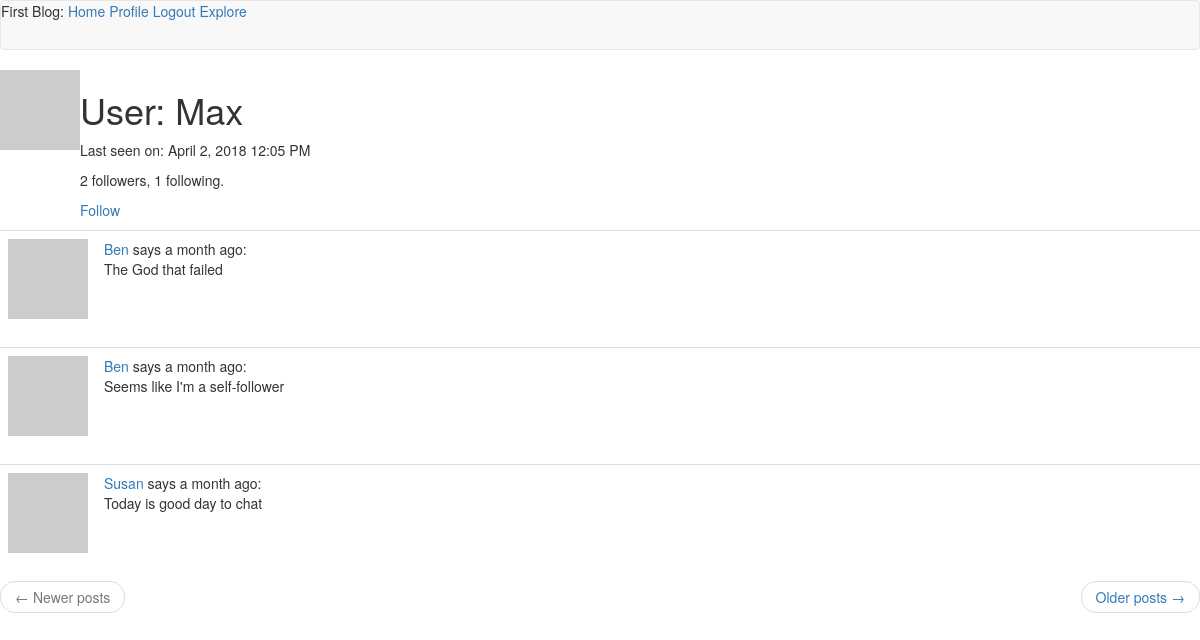
The app's page /user/Max (signed in), older data.
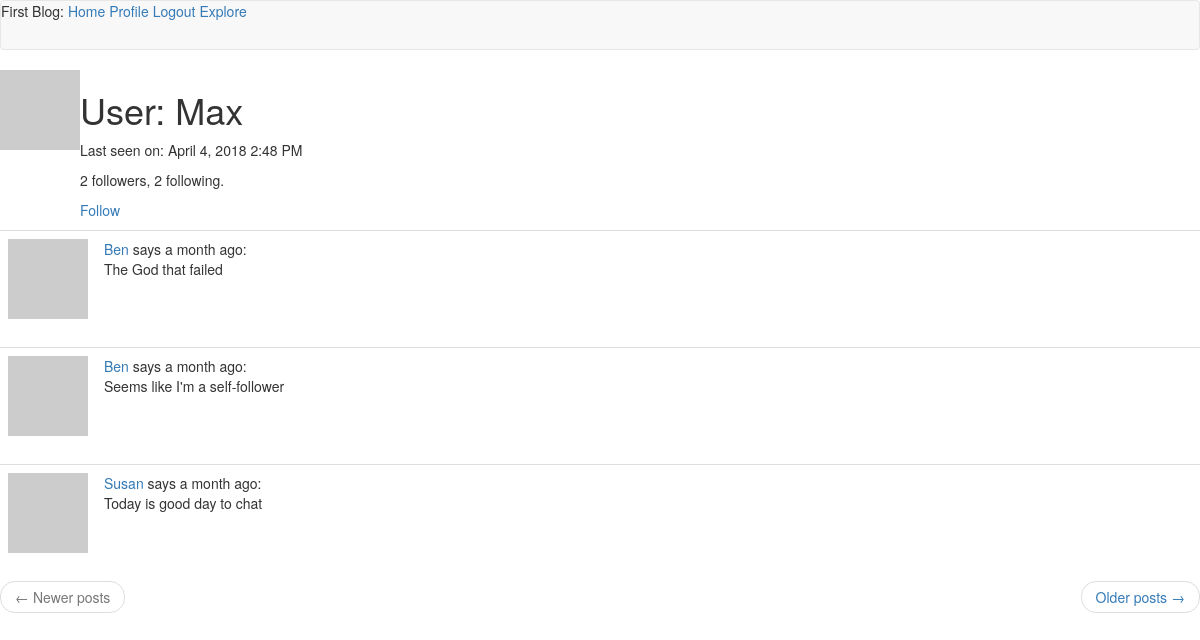
The same page, newer data.
### ap/models.py (models this page shows, shortened)
class User(UserMixin, db.Model):
    id = db.Column(db.Integer, primary_key = True)
    username = db.Column(db.String(64), index = True, unique = False)
    email = db.Column(db.String(120), index = True, unique = True)
    password_hash = db.Column(db.String(128))
    posts = db.relationship('Post', backref = 'author', lazy = 'dynamic')
    about_me = db.Column(db.String(140))
    last_seen = db.Column(db.DateTime, default=datetime.utcnow)
    followed = db.relationship(
       'User', secondary=followers,
        primaryjoin=(followers.c.follower_id == id),
        secondaryjoin=(followers.c.followed_id == id),
        backref=db.backref('followers', lazy='dynamic'), lazy='dynamic')
    def avatar(self, size):
        digest = md5(self.email.lower().encode('utf-8')).hexdigest()
        return 'https://www.gravatar.com/avatar/{}?d=identicon&s={}'.format(digest, size)
    def is_following(self, user):
        return self.followed.filter(
            followers.c.followed_id == user.id).count() > 0
    def followed_posts(self):
        followed = Post.query.join(
            followers, (followers.c.followed_id == Post.user_id)).filter(
            followers.c.follower_id == self.id)
        own = Post.query.filter_by(user_id=self.id)
        return followed.union(own).order_by(Post.timestamp.desc())

class Post(db.Model):
    id = db.Column(db.Integer, primary_key = True)
    body = db.Column(db.String(140))
    timestamp = db.Column(db.DateTime, index = True, default = datetime.utcnow)
    user_id = db.Column(db.Integer, db.ForeignKey('user.id'))

### ap/routes.py (the view)
@app.route('/user/<username>')
@login_required
def user(username):
    user = User.query.filter_by(username=username).first_or_404()
    page = request.args.get('page', 1, type=int)
    posts = current_user.followed_posts().paginate(page, app.config['POSTS_PER_PAGE'], False)
    next_url = url_for('index', page=posts.next_num) \
        if posts.has_next else None
    prev_url = url_for('index', page=posts.prev_num) \
        if posts.has_prev else None
    return render_template('user.html', user = user, posts = posts.items, next_url=next_url, prev_url=prev_url)

### ap/models.py (called while the page is built)
@login.user_loader
def load_user(id):
    return User.query.get(int(id))

### ap/routes.py (called while the page is built)
@app.before_request
def before_request():
    if current_user.is_authenticated:
        current_user.last_seen = datetime.utcnow()
        db.session.commit()

### ap/templates/user.html (shortened to what this page needs)
{% extends "base.html" %}
{% block content %}
    <table>
        <tr valign = "top">
            <td><img src="{{ user.avatar(128) }}"></td>
            <td>
                <h1>User: {{ user.username }}</h1>
                {% if user.last_seen %}<p>Last seen on: {{ moment(user.last_seen).format('LLL') }}</p>{% endif %}
                <p>{{ user.followers.count() }} followers, {{ user.followed.count() }} following.</p>
                {% if user == current_user %}
                <p><a href="{{ url_for('edit_profile') }}">Edit your profile</a></p>
                {% elif not current_user.is_following(user) %}
                <p><a href="{{ url_for('follow', username=user.username) }}">Follow</a></p>
                {% else %}
                <p><a href="{{ url_for('unfollow', username=user.username) }}">Unfollow</a></p>
                {% endif %}
            </td>
        </tr>
    </table>
    {% for post in posts %}
        {% include '_post.html'%}
    {% endfor %}
    <nav aria-label="...">
       <ul class="pager">
            <li class="previous{% if not prev_url %} disabled{% endif %}">
                <a href="{{ prev_url or '#' }}">
                    <span aria-hidden="true">&larr;</span> Newer posts
                </a>
            </li>
            <li class="next{% if not next_url %} disabled{% endif %}">
                <a href="{{ next_url or '#' }}">
                    Older posts <span aria-hidden="true">&rarr;</span>
                </a>
            </li>
        </ul>
    </nav>
{% endblock %}

### ap/templates/base.html (shortened to what this page needs)
{% extends 'bootstrap/base.html' %}
{% block navbar %}
    <nav class="navbar navbar-default">
         <div>
            First Blog:
            <a href="{{ url_for('index') }}">Home</a>
            {% if current_user.is_anonymous %}
            <a href = "{{ url_for('login') }}">Login</a>
            {% else %}
            <a href="{{ url_for('user', username=current_user.username) }}">Profile</a>
            <a href="{{ url_for('logout') }}">Logout</a>
            <a href="{{ url_for('explore') }}">Explore</a>
            {% endif %}
         </div>
    </nav>
{% endblock %}

### ap/templates/_post.html
<table class="table table-hover">
    <tr>
        <td width="70px">
            <a href="{{ url_for('user', username=post.author.username) }}">
                <img src="{{ post.author.avatar(70) }}" />
            </a>
        </td>
        <td>
            <a href="{{ url_for('user', username=post.author.username) }}">
                {{ post.author.username }}
            </a>
            says {{ moment(post.timestamp).fromNow() }}:
            <br>
            {{ post.body }}
        </td>
    </tr>
</table>

Row changes from the older to the newer data that the page shows:
changed User "Max": last_seen "April 2, 2018 12:05 PM" → "April 4, 2018 2:48 PM"
Text that changed along with them:
{{ user.followed.count() }}: "1" → "2"
